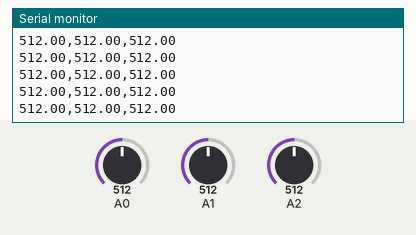
The sketch below on a simulated Arduino Uno, built with avr-gcc and run on an emulated ATmega328P. Shown: the last lines printed to the serial monitor. Inputs (shaded band) come from the test bench; at power-on: A0 = 512, A1 = 512, A2 = 512.

Above: at 1.2 s.
1.3 s: A0 set to 990
At 2.1 s:
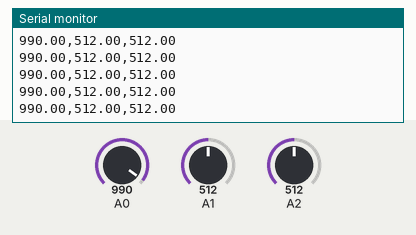
2.8 s: A0 set to 1018
At 3.5 s:
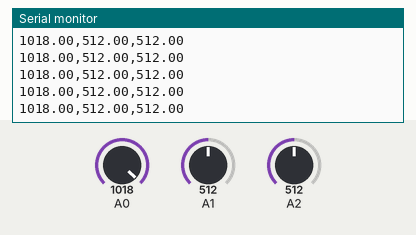
4.3 s: A1 set to 106
At 5.1 s:
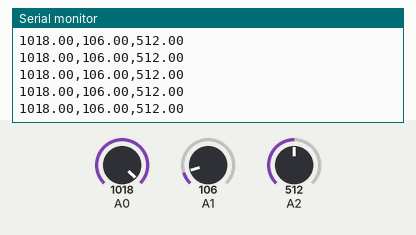
5.8 s: A1 set to 90
At 6.4 s:
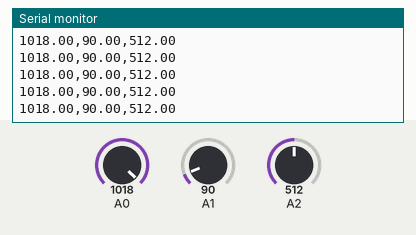
7.3 s: A2 set to 11
At 7.9 s:
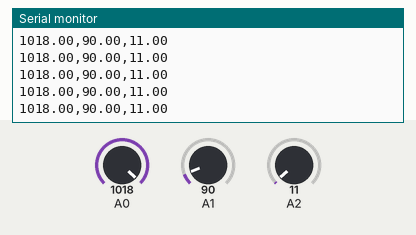
10.3 s: A2 set to 8
At 10.9 s:
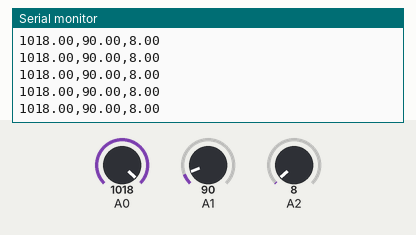
Timing chart, 0 to 12.8 s (numbered marks = the images above; inputs shaded):
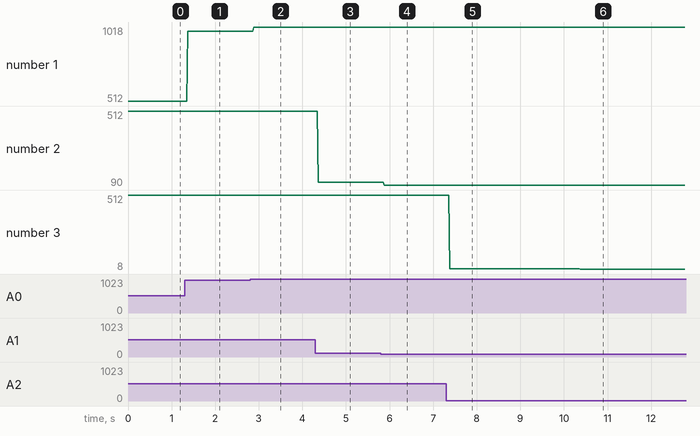

Measured:
- after the input at 1.3 s, the serial monitor: prints a new line after 0.07 s (image 1)
- after the input at 2.8 s, the serial monitor: prints a new line after 0.08 s (image 2)
- after the input at 4.3 s, the serial monitor: prints a new line after 0.07 s (image 3)
- after the input at 5.8 s, the serial monitor: prints a new line after 0.07 s (image 4)
- after the input at 7.3 s, the serial monitor: prints a new line after 0.08 s (image 5)
- after the input at 10.3 s, the serial monitor: prints a new line after 0.08 s (image 6)
- plotted number 1: 512 → 990 after the input at 1.3 s, 990 → 1018 after the input at 2.8 s
- plotted number 2: 512 → 106 after the input at 4.3 s, 106 → 90 after the input at 5.8 s

The sketch:

writeSerial.ino
```cpp
/* this arduino sketch outputs three variable
x, y, z to the serial port and can be read in
processing

*/

float x,y,z;

void setup() {
// initialize serial communication.
//This must be the same rate as the processign serial
Serial.begin(9600);
}


void loop() {
// read in the sensors
x = analogRead(A0);
y = analogRead(A1);
z = analogRead(A2);

// map the sensors if needed

// x= map(x,0,1023,0,1);


// print out the value you read:
Serial.print(x);
Serial.print(',');
Serial.print(y);
Serial.print(',');
Serial.println(z);


delay(1); // delay in between reads for stability
}
```
